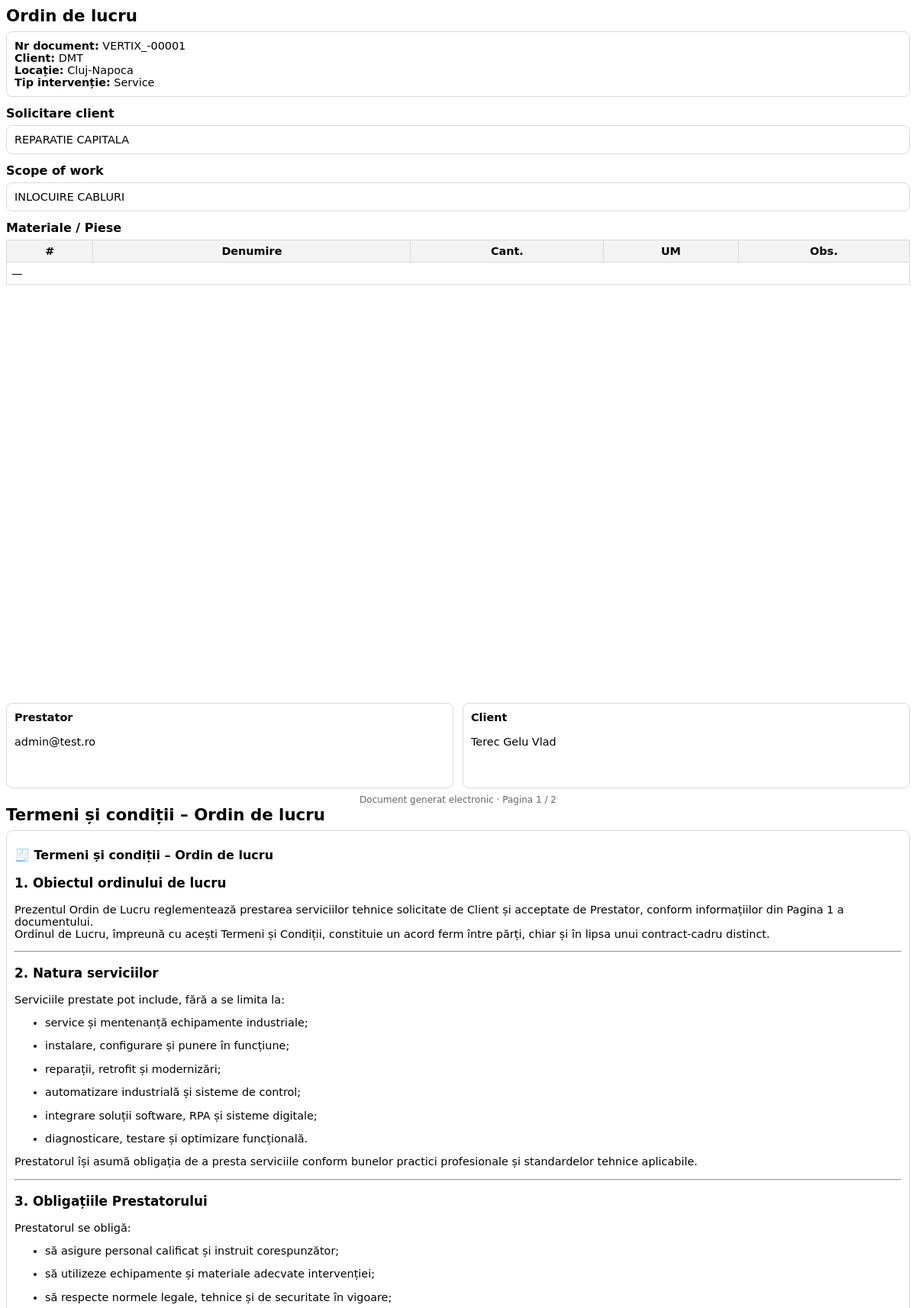
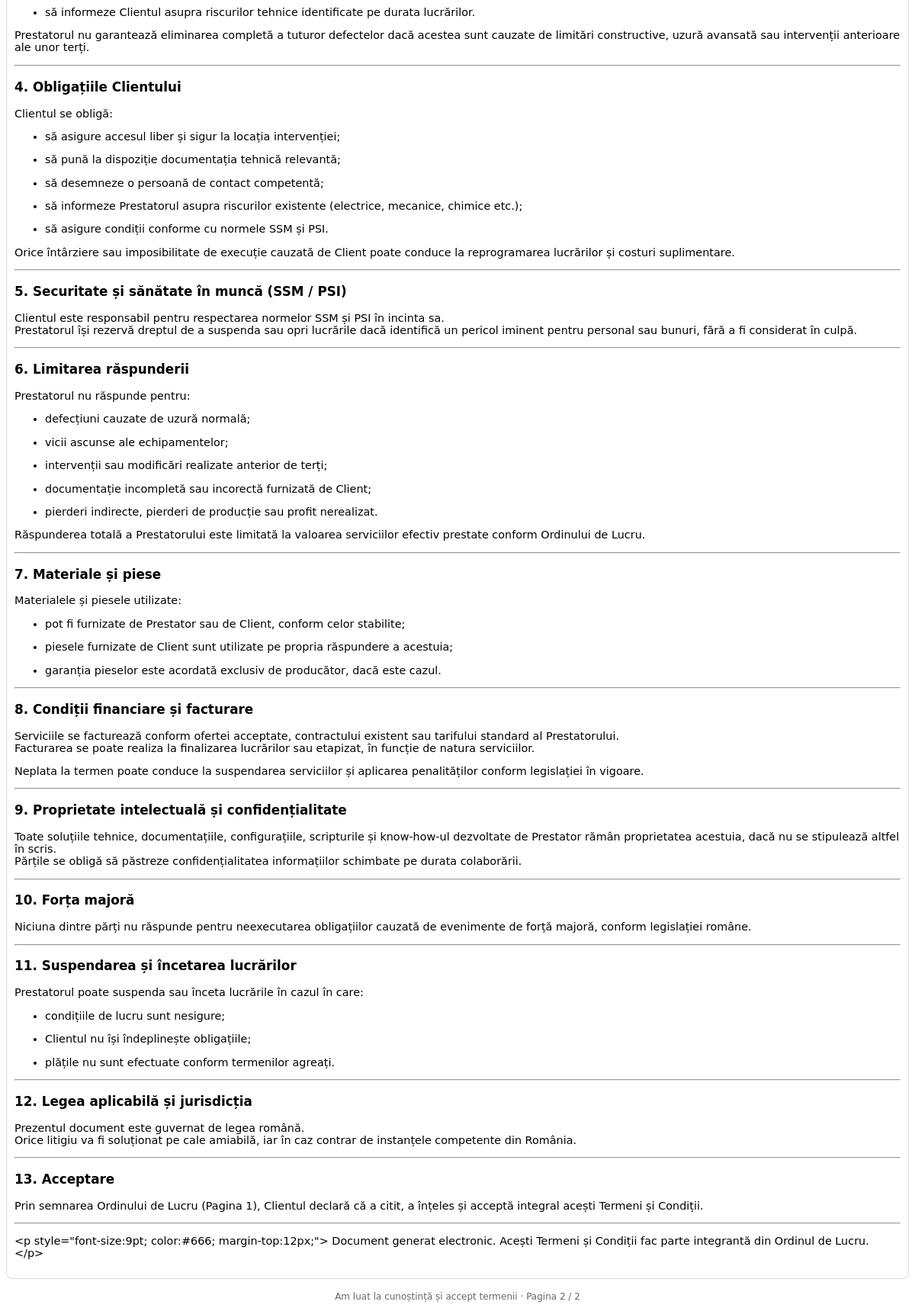
Screenshot of /ro/portal/documente/1/preview/ (signed in) with the database file from the repository (2 pictures, top to bottom).
### documents/models.py (models this page shows, shortened)
class Document(models.Model):
    class Status(models.TextChoices):
        DRAFT = "DRAFT", "Draft"
        IN_PROGRESS = "IN_PROGRESS", "In lucru"
        READY = "READY", "Pregatit"
        FINAL = "FINAL", "Inchis (Final)"
        CANCELLED = "CANCELLED", "Anulat"
    doc_type = models.ForeignKey("documents.DocumentType", on_delete=models.PROTECT, related_name="documents")
    number = models.CharField(max_length=50, unique=True)
    status = models.CharField(max_length=16, choices=Status.choices, default=Status.DRAFT)
    client_user = models.ForeignKey(
        settings.AUTH_USER_MODEL, on_delete=models.SET_NULL,
        null=True, blank=True, related_name="client_documents"
    )
    owner = models.ForeignKey(
        settings.AUTH_USER_MODEL, on_delete=models.SET_NULL,
        null=True, blank=True, related_name="owned_documents"
    )
    technicians = models.ManyToManyField(
        settings.AUTH_USER_MODEL, blank=True, related_name="assigned_documents"
    )
    data_json = models.JSONField(default=dict, blank=True)
    docx_file = models.FileField(upload_to="generated_docs/docx/", blank=True, null=True)
    pdf_file = models.FileField(upload_to="generated_docs/pdf/", blank=True, null=True)
    created_by = models.ForeignKey(
        settings.AUTH_USER_MODEL, on_delete=models.SET_NULL,
        null=True, blank=True, related_name="created_documents"
    )
    created_at = models.DateTimeField(default=timezone.now)

class DocumentTerms(models.Model):
    key = models.SlugField(unique=True)  # ex: "default"
    title = models.CharField(max_length=200, default="Termeni și condiții")
    body_html = models.TextField(help_text="HTML permis (paragrafe, liste). Se va afișa ca pagina 2.")
    is_active = models.BooleanField(default=True)
    updated_at = models.DateTimeField(auto_now=True)
    class Meta:
        verbose_name = "Termeni document"
        verbose_name_plural = "Termeni documente"

### accounts/models.py (models this page shows, shortened)
class User(AbstractBaseUser, PermissionsMixin):
    class Role(models.TextChoices):
        ADMIN = "ADMIN", "Admin"
        MANAGER = "MANAGER", "Manager"
        TEHNICIAN = "TEHNICIAN", "Tehnician"
        CLIENT = "CLIENT", "Client"
    email = models.EmailField(unique=True)
    role = models.CharField(max_length=20, choices=Role.choices, default=Role.CLIENT)
    company_name = models.CharField(max_length=255, blank=True)
    company_cif = models.CharField(max_length=50, blank=True)
    is_active = models.BooleanField(default=False)  # <-- IMPORTANT: aprobare necesară
    is_staff = models.BooleanField(default=False)   # admin site
    date_joined = models.DateTimeField(default=timezone.now)
    approved_at = models.DateTimeField(null=True, blank=True)
    approved_by = models.ForeignKey(
        "self", null=True, blank=True, on_delete=models.SET_NULL, related_name="approved_users"
    )
    objects = UserManager()
    USERNAME_FIELD = "email"
    REQUIRED_FIELDS = []

### documents/views.py (the view)
# urls.py: path("<int:pk>/preview/", views.document_preview, name="preview"),
@login_required
def document_preview(request, pk: int):
    doc = get_object_or_404(
        Document.objects.select_related("doc_type", "client_user", "owner"),
        pk=pk
    )
    if not can_view_document(request.user, doc):
        raise Http404()
    from .services.terms import get_terms_for_doc
    terms = get_terms_for_doc(doc)
    return render(request, "documents/preview.html", {
        "doc": doc,
        "data": doc.data_json or {},
        "client": doc.client_user,
        "owner": doc.owner,
        "terms_title": terms.title if terms else "Termeni și condiții",
        "terms_html": terms.body_html if terms else "",
    })

### documents/permissions.py (called while the page is built)
def is_admin(user) -> bool:
    return user.is_authenticated and user.role == User.Role.ADMIN

def is_admin_or_manager(user) -> bool:
    return is_admin(user) or is_manager(user)

def can_view_document(user, doc) -> bool:
    if not user.is_authenticated:
        return False
    if is_admin_or_manager(user):
        return True
    if is_technician(user) and doc.technicians.filter(pk=user.pk).exists():
        return True
    if is_client(user) and doc.status == doc.Status.FINAL and doc.client_user_id == user.id:
        return True
    return False

### documents/services/terms.py (called while the page is built)
def get_terms_for_doc(doc):
    if getattr(doc.doc_type, "terms_id", None):
        return doc.doc_type.terms
    t = DocumentTerms.objects.filter(key="default", is_active=True).first()
    if t:
        return t
    return DocumentTerms.objects.filter(is_active=True).order_by("key").first()

### portal/security.py (called while the page is built)
def get_client_ip(request):
    xff = request.META.get("HTTP_X_FORWARDED_FOR")
    if xff:
        return xff.split(",")[0].strip()
    return request.META.get("REMOTE_ADDR")

### website/context_processors.py (called while the page is built)
def site_settings(request):
    return {"site_settings": get_site_settings()}

def popup_messages(request):
    now = timezone.now()
    qs = PopUpMessage.objects.filter(is_enabled=True).filter(
        Q(start_at__isnull=True) | Q(start_at__lte=now),
        Q(end_at__isnull=True) | Q(end_at__gte=now),
    ).order_by("priority", "-created_at")
    return {"popup_messages": list(qs[:3])}  # sau [:1]

### documents/templates/documents/preview.html (shortened to what this page needs)
<!doctype html>
<html>
<head>
</head>
<body>
<div class="page">
  <div>
    <h1>Ordin de lucru</h1>
    <div class="box">
      <b>Nr document:</b> {{ doc.number }}<br>
      <b>Client:</b> {{ client.company_name|default:client.email }}<br>
      <b>Locație:</b> {{ data.location|default:"—" }}<br>
      <b>Tip intervenție:</b> {{ data.work_type|default:"—" }}
    </div>
    <h2>Solicitare client</h2>
    <div class="box">{{ data.client_request|default:"—" }}</div>
    <h2>Scope of work</h2>
    <div class="box">{{ data.scope_of_work|default:"—" }}</div>
    <h2>Materiale / Piese</h2>
    <table>
      <thead>
        <tr>
          <th>#</th><th>Denumire</th><th>Cant.</th><th>UM</th><th>Obs.</th>
        </tr>
      </thead>
      <tbody>
        {% for m in data.materials %}
          <tr>
            <td>{{ forloop.counter }}</td>
            <td>{{ m.name }}</td>
            <td>{{ m.qty }}</td>
            <td>{{ m.unit }}</td>
            <td>{{ m.notes }}</td>
          </tr>
        {% empty %}
          <tr><td colspan="5">—</td></tr>
        {% endfor %}
      </tbody>
    </table>
  </div>
  <div>
    <div class="signatures">
      <div class="sign-box">
        <b>Prestator</b><br><br>
        {{ owner.email|default:"—" }}
      </div>
      <div class="sign-box">
        <b>Client</b><br><br>
        {{ data.contact_name|default:"—" }}
      </div>
    </div>
    <div class="footer">
      Document generat electronic · Pagina 1 / 2
    </div>
  </div>
</div>
<div class="page">
  <div>
    <h1>{{ terms_title|default:"Termeni și condiții" }}</h1>
    <div class="box">
      {{ terms_html|safe }}
    </div>
  </div>
  <div class="footer">
    Am luat la cunoștință și accept termenii · Pagina 2 / 2
  </div>
</div>
</body>
</html>

### documents/templates/documents/preview.html (style rules this page uses)
body { font-family: DejaVu Sans, Arial, sans-serif; font-size: 10.8pt; color: #000; }
.page { min-height: 277mm; display: flex; flex-direction: column; justify-content: space-between; page-break-after: always; }
.page:last-child { page-break-after: auto; }
h1 { font-size: 16pt; margin: 0 0 8px; }
h2 { font-size: 12pt; margin: 12px 0 6px; }
.box { border: 1px solid #d9d9d9; border-radius: 8px; padding: 10px; margin-bottom: 8px; }
table { width: 100%; border-collapse: collapse; }
th, td { border: 1px solid #d9d9d9; padding: 6px; vertical-align: top; }
th { background: #f3f3f3; }
.signatures { display: flex; gap: 12px; margin-top: 12px; }
.sign-box { flex: 1; border: 1px solid #d9d9d9; border-radius: 8px; padding: 10px; height: 90px; }
.footer { font-size: 9pt; color: #666; text-align: center; margin-top: 8px; }

### rows the page displays
Document: number "VERTIX_-00001"
User: company_name "DMT"
User: email "admin@test.ro"
DocumentTerms: title "Termeni și condiții – Ordin de lucru", body_html "🧾 Termeni și condiții – Ordin de lucru 1. Obiectul ordinului de lucru Prezentul Ordin de Lucru reglementează prestarea serviciilor tehnice solicitate de Client și acceptate de Prestator, conform informațiilor din Pagina 1 a documentului. Ordinul de Lucru, împreună cu acești Termeni și Condiții, constituie un acord ferm între părți, chiar și în lipsa unui contract-cadru distinct. 2. Natura serviciilor Serviciile prestate pot include, fără a se limita la: service și mentenanță echipamente industriale; instalare, configurare și punere în funcțiune; reparații, retrofit și modernizări; automatizare industrială și sisteme de control; integrare soluții software, RPA și sisteme digitale;…"

### other values shown
{{ data.location|default:"—" }} "Cluj-Napoca"
{{ data.work_type|default:"—" }} "Service"
{{ data.client_request|default:"—" }} "REPARATIE CAPITALA"
{{ data.scope_of_work|default:"—" }} "INLOCUIRE CABLURI"
{{ data.contact_name|default:"—" }} "Terec Gelu Vlad"
